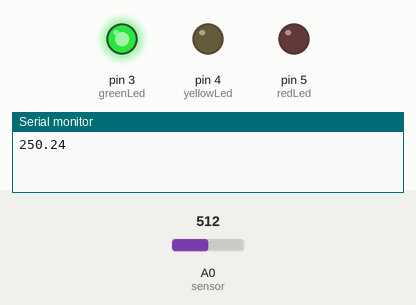
Recording of a sketch running on a simulated Arduino Uno, built with avr-gcc and run on an emulated ATmega328P. Parts: output pins drawn as LEDs (lit = HIGH), the last lines printed to the serial monitor. The inputs (shaded band) are chosen by the test bench; at power-on: A0 (sensor) = 512.

Above: at 4.2 s.
4.3 s: A0 (sensor) set to 3
8.1 s: A0 (sensor) set to 0
At 10.2 s:
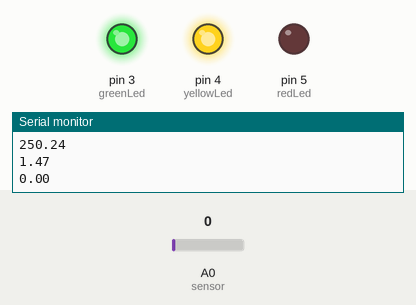
11.9 s: A0 (sensor) set to 122
At 12.5 s:
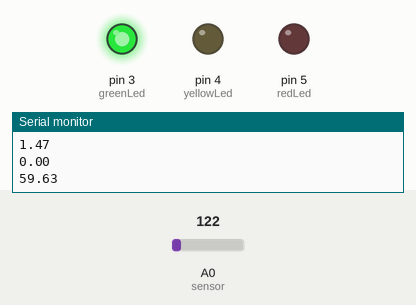
Timing chart, 0 to 14.9 s (numbered marks = the images above; inputs shaded):
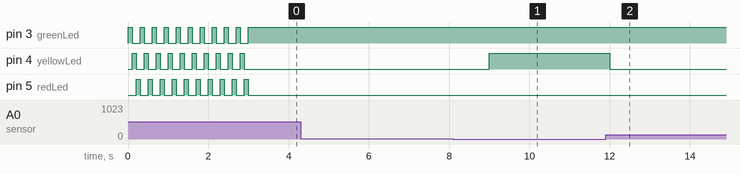

The sketch:

thermometer.ino
```cpp
const int greenLed = 3;
const int yellowLed = 4;
const int redLed = 5;
const int sensor = A0;

float vout;

void setup() {
  pinMode(greenLed, OUTPUT);
  pinMode(yellowLed, OUTPUT);
  pinMode(redLed, OUTPUT);
  pinMode(sensor, INPUT);
  ledShow(10);
  Serial.begin(9600);
}

void loop() {
  vout = analogRead(sensor);
  vout = (vout * 500) / 1023; //Celcius conversion
  Serial.print(vout);
  Serial.print("\n");
  if (vout >= 0.5) {
    digitalWrite(yellowLed, LOW);
    digitalWrite(redLed, LOW);
    digitalWrite(greenLed, HIGH);
  }
  else if (vout <= -0.5) {
    digitalWrite(yellowLed, LOW);
    digitalWrite(greenLed, LOW);
    digitalWrite(redLed, HIGH);
  }
  else if ((vout < 0.5) && (vout > -0.5)){
    digitalWrite(redLed, LOW);
    digitalWrite(greenLed, HIGH);
    digitalWrite(yellowLed, HIGH);
  }
  else {
    ledShow(3); //something went wrong
  }
  delay(3000);
}

void ledShow(int times) {
  for (int i = 0; i < times; i++) {
    digitalWrite(greenLed, HIGH);
    delay(100);
    digitalWrite(greenLed, LOW);
    digitalWrite(yellowLed, HIGH);
    delay(100);
    digitalWrite(yellowLed, LOW);
    digitalWrite(redLed, HIGH);
    delay(100);
    digitalWrite(redLed, LOW);
  }
}
```

Measured:
- the behaviour switches between 2 and 1 on A0 (sensor) (found by bisection; images 0 and 1)
- after the input at 8.1 s, pin 4 (yellowLed): LOW → HIGH after 0.90 s
- after the input at 11.9 s, pin 4 (yellowLed): HIGH → LOW after 0.10 s
- by itself, pin 3 (greenLed): alternates HIGH for 0.10 s and LOW for 0.20 s, 20 changes in all, then stays HIGH
